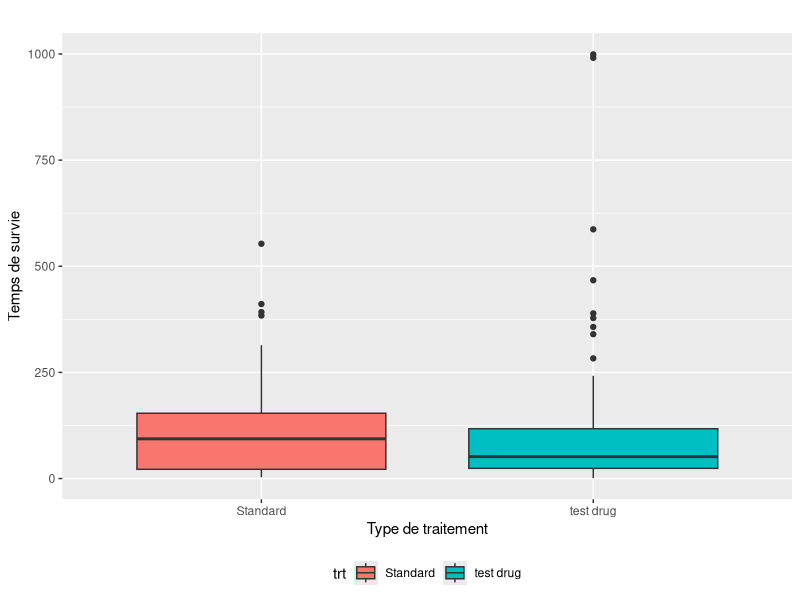
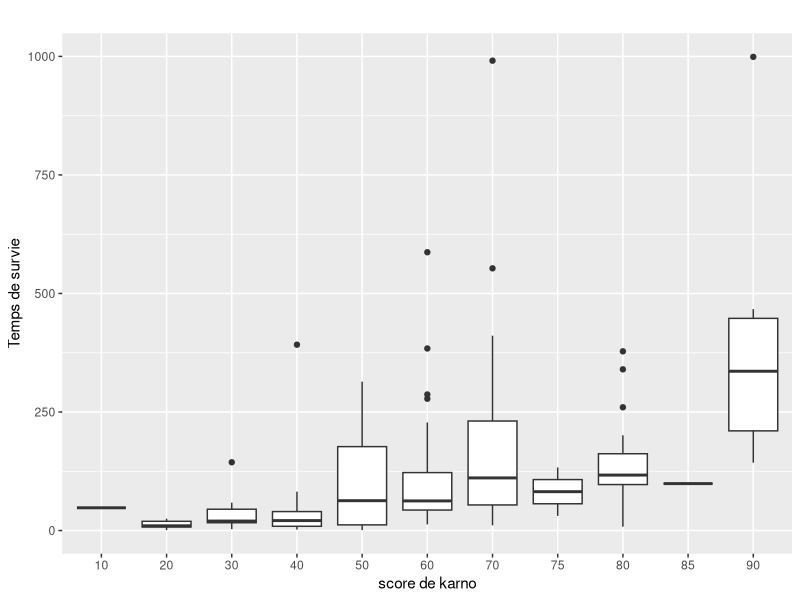
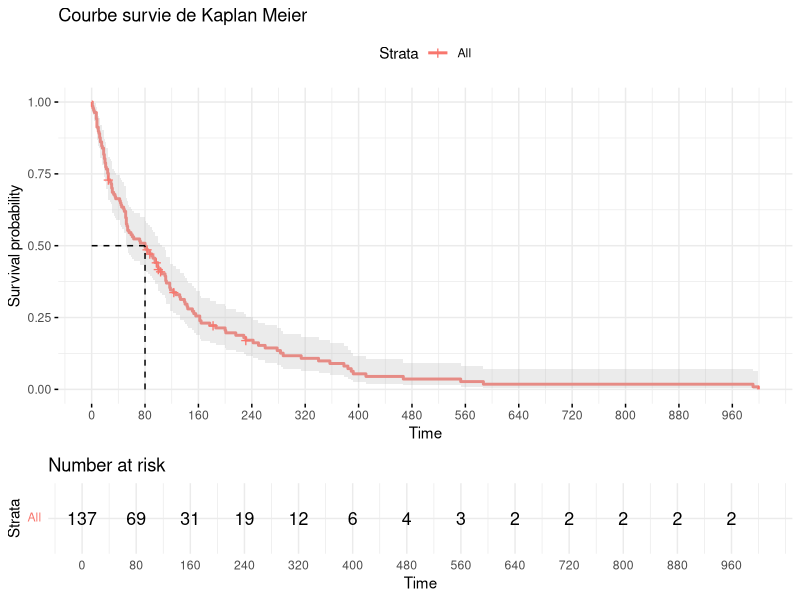
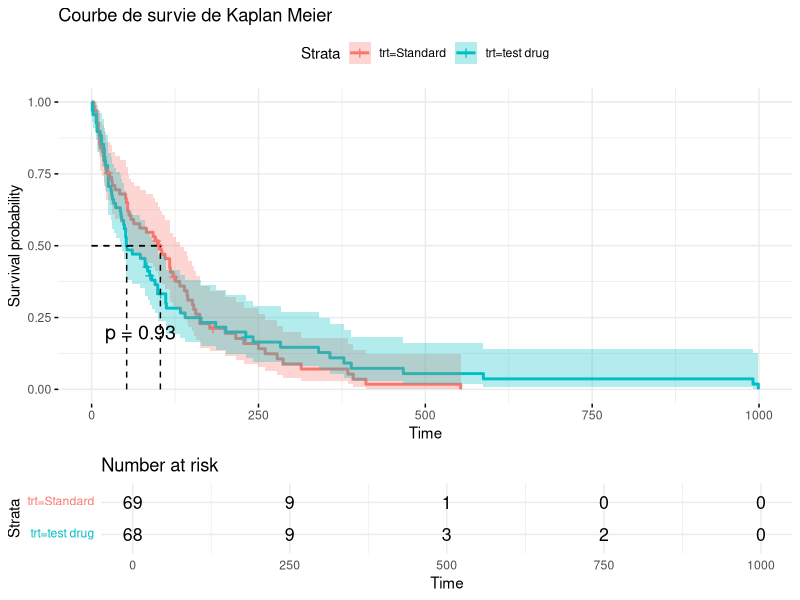
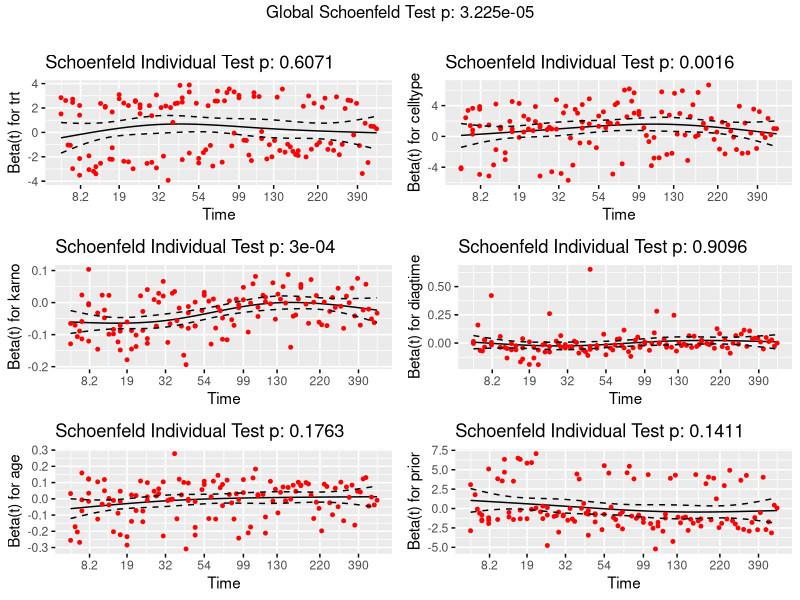
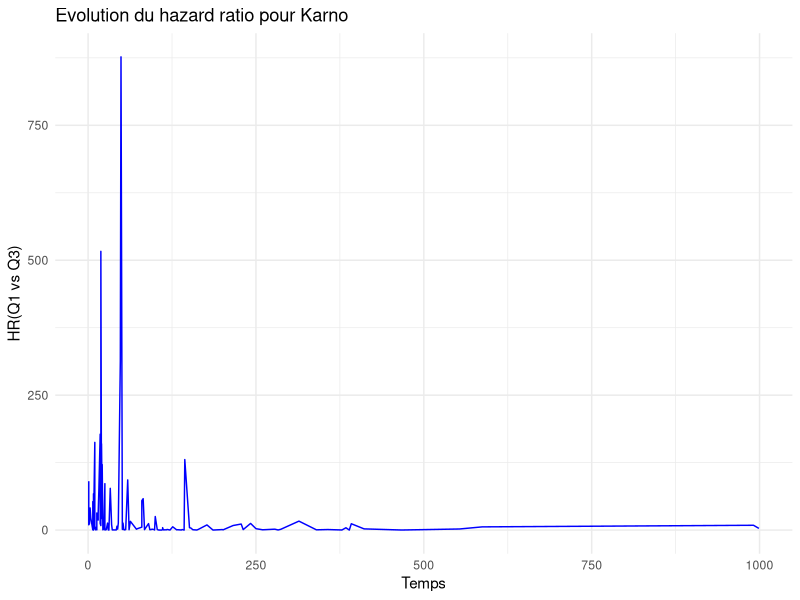
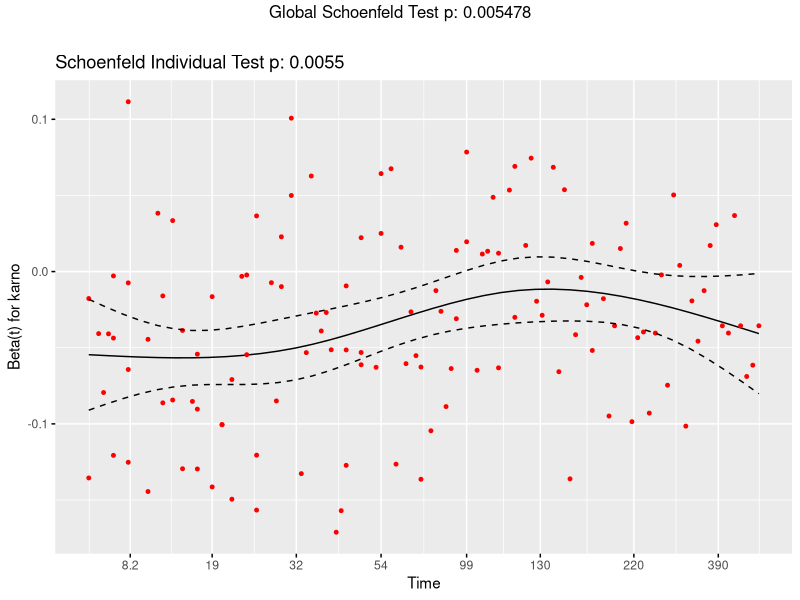
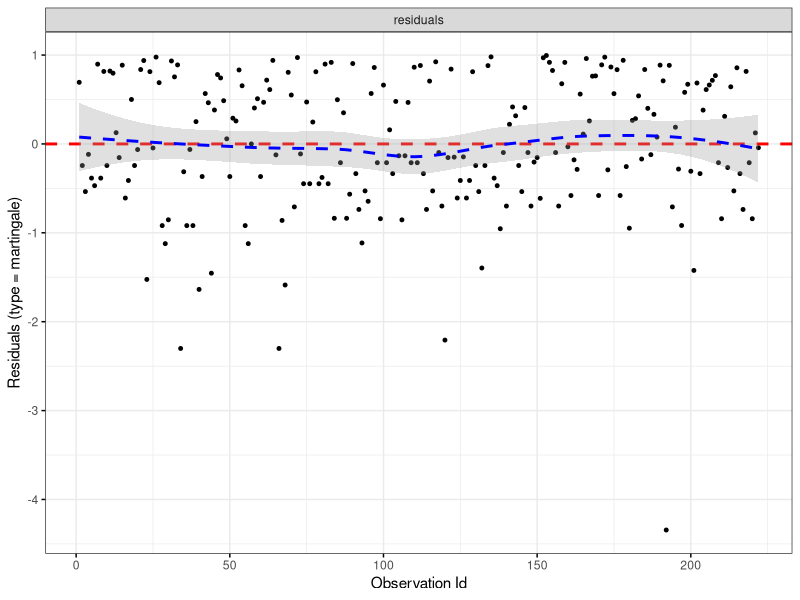

R code for these plots, in order:
## packages

library(survival)   ## Ajustement des modèles de durées de survie
library(survminer)  ## Plot des fonctions de survie
library(ggplot2)    ## Graphiques
library(knitr)       # Rendre les tableaux plus présentables
library(kableExtra)   #Rendre les tableaux plus présentables
library(skimr)
library(tidyverse)  ## Manipulation de jeu de données

#chargement du jeu de données
vet <- veteran
dim(vet)
head(vet)

## Valeurs manquantes ?
any(is.na(vet))


# Nature des variables

str(vet)

## Conversion en factor (variables catégorielles/nominales)
vet$trt <- factor(vet$trt, levels = c(1, 2), labels = c("Standard", "test drug"))
vet$prior <- factor(vet$prior)

# Résumé descriptif
summary(vet)

# analyse descriptive des variables continues
base_stat <- skim(vet)[c(4,6:8),
                       c("skim_variable","numeric.p0","numeric.p100",
                         "numeric.mean", "numeric.sd", "numeric.p25", 
                         "numeric.p50", "numeric.p75")]

tabstat_names <- c("Variables","Min","Max","Moyenne",
                   "Ecart type", "Quartile 1","Mediane","Quartile 3")

names(base_stat) <- tabstat_names

base_stat <- base_stat |> mutate(across(where(is.numeric),\(x) round(x,2)))

## rendu du tableau descriptif
kable(base_stat,caption = "Quelques statistiques")|>
  kable_styling(latex_options = c("striped","scale_down","repeat_header"))|>
  column_spec(1, bold = T,width = "3cm", latex_valign = "m") |>
  row_spec(0, bold = T, color = "white", background = "black")


## Proportion de données censurées
prop.table(table(factor(vet$status)))


## Boxplot du temps de survie en fonction du traitement
survie_trt_plot <- vet|>
  filter(status==1)|>
  ggplot(aes(x=trt, y = time, fill =trt))+
  geom_boxplot()+
  labs(
    y = "Temps de survie",
    x = "Type de traitement",
    title = ""
  )+
  theme(
    legend.position = "bottom"
  )
survie_trt_plot


## temps de survie en fonction du score de Karnofsky
survie_score_plot <- vet|>filter(status==1)|>ggplot(aes(x=as.factor(karno), y = time))+
  geom_boxplot()+
  labs(
    y = "Temps de survie",
    x = "score de karno",
    title = ""
  )
survie_score_plot


## Ajustement des modèles

### Modèle de Kaplan-Meier (Survie globale)
km_model <- survfit(Surv(time, status)~1, data = vet)
summary(km_model)

# Temps médian de survie(50%)
median_time <- as.numeric(summary(km_model)$table["median"])

## Courbe de kaplan Meier 
km_curve <- ggsurvplot(
  fit = km_model,
  data=vet,
  conf.int = T,
  surv.median.line = "hv",
  risk.table = T,
  break.time.by = median_time,
  ggtheme = theme_minimal(),
  
  title = "Courbe survie de Kaplan Meier",
  legend.position = "none"
  
)

km_curve


##Survie suivant le traitement
km_model_trt <- survfit(Surv(time, status)~trt, data = vet)
summary(km_model_trt)

## Temps median
mt_trt <- as.numeric(summary(km_model_trt)$table[,"median"])
mt_trt

## courbe de survie
km_curve_trt <- ggsurvplot(
  fit = km_model_trt,
  data=vet,
  conf.int = T,
  surv.median.line = "hv",
  risk.table = T,
  ggtheme = theme_minimal(),
  title = "Courbe de survie de Kaplan Meier",
  pval = T
  
)

km_curve_trt

## Test de log rank 
survdiff(Surv(time, status)~trt, data = vet)


## Modèle de cox 
model_cox <- coxph(
  Surv(time, status)~., data = vet)

broom::tidy(model_cox) |>
  mutate(
    estimate = round(estimate, 3),
    std.error = round(std.error, 3),
    statistic = round(statistic, 3),
    p.value = signif(p.value, 3)
  )

## effet global des facteurs catégoriels
anova(model_cox)


## Diagnostic du modèle de cox
### Hypothèse de risque proportionnel
prop_test <- cox.zph(model_cox)
prop_test

## Courbe des résidus de Schoenfeld
ggcoxzph(cox.zph(model_cox), ggtheme=theme())


## Récupération des beta(t) pour la variable karno afin d'illustrer 
## la variation du risque relatif dans le temps


beta_t_df <- data.frame(
  time = prop_test$time,       
  beta_t = prop_test$y[, "karno"]
)

## Risque relatif pour Q1 et Q3 (Deux groupes différents pour servir de comparaison des HR)
Q1 <- 40
Q3 <- 75
beta_t_df$HR_Q1_Q3 <- exp(beta_t_df$beta_t * (Q1 - Q3))

## Courbe 

ggplot(beta_t_df, aes(x = time, y = HR_Q1_Q3)) +
  geom_line(color = "blue") +
  labs(x = "Temps", y = "HR(Q1 vs Q3)", 
       title = "Evolution du hazard ratio pour Karno") +
  theme_minimal()



## Modèle Stratifié(celltype)

model_strat <- coxph(Surv(time, status)~ karno + strata(celltype) , data = vet)

cox.zph(model_strat)
ggcoxzph(cox.zph(model_strat), ggtheme=theme())


## Modélisation de la non proportionnalité

## Découpage des observations pour les différents intervalles
vet_new <- survSplit(Surv(time, status)~., data = vet, 
                     cut=c(90,200), 
                     episode = "timegroup")


## Différents modèles testés
model_cox2 <- coxph(Surv(tstart, time, status)~trt+prior + diagtime + 
                      age+ karno*strata(timegroup)+celltype, data = vet_new )

model_cox3 <- coxph(Surv(tstart, time, status)~ karno*strata(timegroup)+
                      celltype*strata(timegroup), data = vet_new )

model_cox4 <- coxph(Surv(tstart, time, status)~ celltype + 
                      karno*strata(timegroup), data = vet_new )

model_cox5 <- coxph(Surv(tstart, time, status)~ trt + 
                      karno*strata(timegroup), data = vet_new )


## choix du meilleur modèle

AIC(model_cox2)

AIC(model_cox3)

AIC(model_cox4)

AIC(model_cox5)


## Validation modèle final
cox.zph(model_cox4) ## proportionnalité ok

ggcoxdiagnostics(model_cox4, type="martingale", linear.predictions = F) ## linéarité ok

ggcoxdiagnostics(model_cox4, type="deviance", linear.predictions = F)

## coefficients estimés 
broom::tidy(model_cox4, exponentiate = T )|>
  mutate(
    estimate = round(estimate, 3),
    std.error = round(std.error, 3),
    statistic = round(statistic, 3),
    p.value = signif(p.value, 3)
  )

## Effet du score de Karnofsky sur chaque période
b <- coef(model_cox4)
inter <- b[grep("karno:", names(b))]
hr_periode <- exp(b["karno"] + c(0, inter))
names(hr_periode) <- c("0-90 jours", "90-200 jours", "> 200 jours")
hr_periode ## HR pour 1 point
hr_periode^10 ## HR pour 10 points

## Qualité du modèle

broom::glance(model_cox4)|>
  pivot_longer(cols=-n)|>
  select(name, value)|>
  slice(3,7,12,15)
